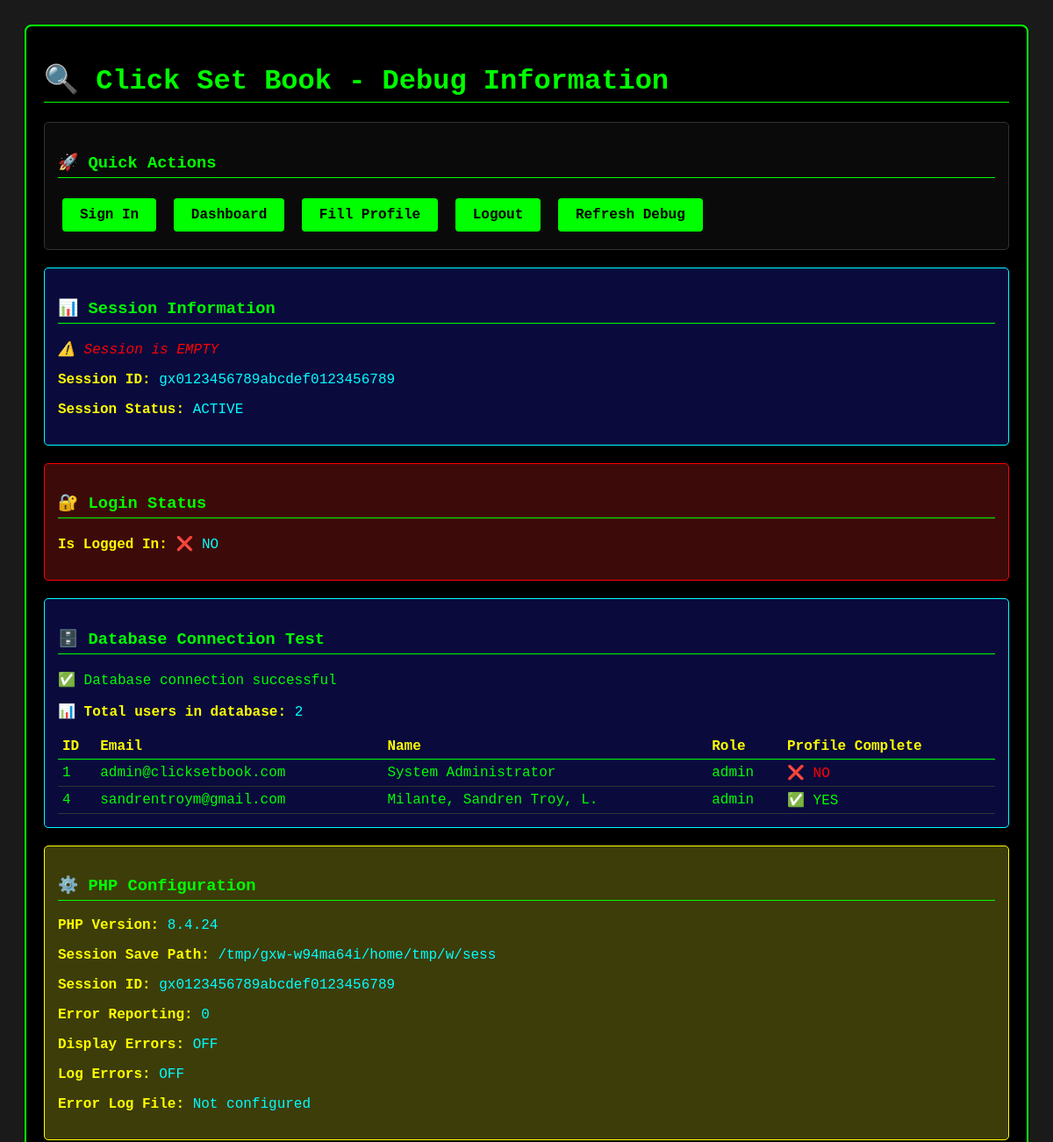
The app's page /debug.php (upper part), older data.
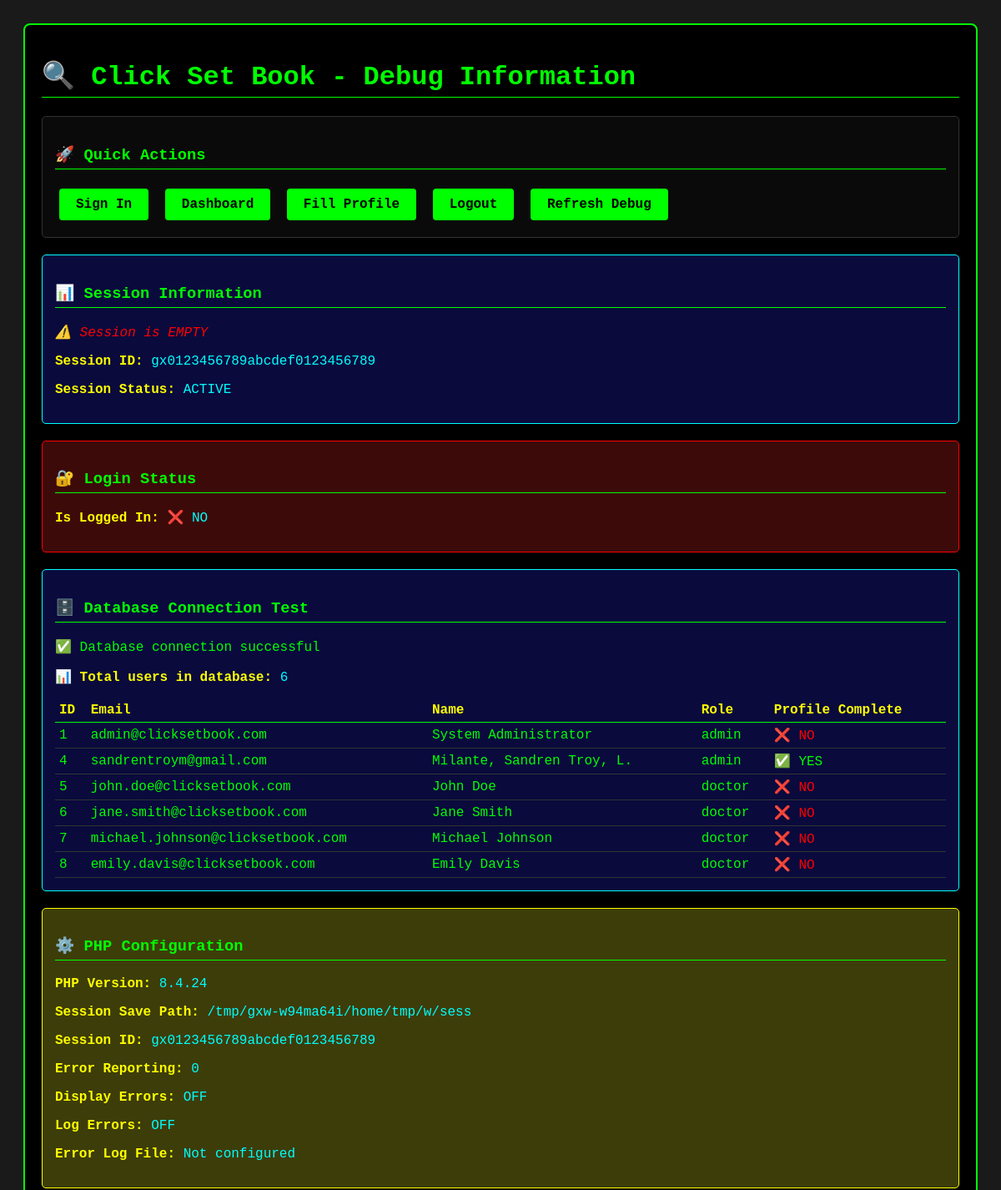
The same page, newer data.
### tables this page shows
CREATE TABLE `users` (
  `id` int(11) NOT NULL,
  `username` varchar(50) NOT NULL,
  `email` varchar(100) NOT NULL,
  `password_hash` varchar(255) NOT NULL,
  `role` enum('patient','doctor','admin','staff') DEFAULT 'patient',
  `first_name` varchar(50) NOT NULL,
  `last_name` varchar(50) NOT NULL,
  `phone` varchar(20) DEFAULT NULL,
  `date_of_birth` date DEFAULT NULL,
  `address` text DEFAULT NULL,
  `emergency_contact` varchar(100) DEFAULT NULL,
  `emergency_phone` varchar(20) DEFAULT NULL,
  `created_at` timestamp NULL DEFAULT current_timestamp(),
  `updated_at` timestamp NULL DEFAULT current_timestamp() ON UPDATE current_timestamp(),
  `is_active` tinyint(1) DEFAULT 1,
  `email_verified` tinyint(1) DEFAULT 0,
  `last_login` timestamp NULL DEFAULT NULL
);

### includes/auth.php (called while the page is built, shortened)
<?php
function isLoggedIn() {
    return isset($_SESSION['logged_in']) && $_SESSION['logged_in'] === true;
}
?>

### debug.php (the view, shortened to what this page needs)
<?php
require_once 'includes/auth.php';
?>
<!DOCTYPE html>
<html lang="en">
<head>
</head>
<body>
    <div class="debug-container">
        <h1>🔍 Click Set Book - Debug Information</h1>
        <div class="section">
            <h3>🚀 Quick Actions</h3>
            <a href="signin.php" class="btn">Sign In</a>
            <a href="dashboard.php" class="btn">Dashboard</a>
            <a href="fill-profile.php" class="btn">Fill Profile</a>
            <a href="logout.php" class="btn">Logout</a>
            <a href="?" class="btn">Refresh Debug</a>
        </div>
        <div class="section info">
            <h3>📊 Session Information</h3>
            <?php if (empty($_SESSION)): ?>
                <p class="null">⚠️ Session is EMPTY</p>
            <?php else: ?>
                <p><span class="key">Session has data:</span> <span class="value"><?php echo count($_SESSION); ?> items</span></p>
                <pre><?php print_r($_SESSION); ?></pre>
            <?php endif; ?>
            <p style="margin-top: 15px;"><span class="key">Session ID:</span> <span class="value"><?php echo session_id() ?: 'NO SESSION ID'; ?></span></p>
            <p><span class="key">Session Status:</span> <span class="value"><?php
                $status = session_status();
                echo $status == PHP_SESSION_ACTIVE ? 'ACTIVE' : ($status == PHP_SESSION_NONE ? 'NONE' : 'DISABLED');
            ?></span></p>
        </div>
        <div class="section <?php echo isLoggedIn() ? 'success' : 'error'; ?>">
            <h3>🔐 Login Status</h3>
            <p><span class="key">Is Logged In:</span> <span class="value"><?php echo isLoggedIn() ? '✅ YES' : '❌ NO'; ?></span></p>
        </div>
        <div class="section info">
            <h3>🗄️ Database Connection Test</h3>
            <?php
            try {
                $pdo = getDBConnection();
                echo '<p style="color: #00ff00;">✅ Database connection successful</p>';
                $stmt = $pdo->query("SELECT COUNT(*) as count FROM users");
                $result = $stmt->fetch();
                echo '<p><span class="key">📊 Total users in database:</span> <span class="value">' . $result['count'] . '</span></p>';
                $stmt = $pdo->query("SELECT id, username, email, role, first_name, last_name, date_of_birth, phone, address FROM users");
                $users = $stmt->fetchAll();
                if (count($users) > 0) {
                    echo '<table style="width: 100%; border-collapse: collapse; margin-top: 15px;">';
                    echo '<tr style="border-bottom: 1px solid #00ff00;">';
                    echo '<th style="text-align: left; padding: 5px; color: #ffff00;">ID</th>';
                    echo '<th style="text-align: left; padding: 5px; color: #ffff00;">Email</th>';
                    echo '<th style="text-align: left; padding: 5px; color: #ffff00;">Name</th>';
                    echo '<th style="text-align: left; padding: 5px; color: #ffff00;">Role</th>';
                    echo '<th style="text-align: left; padding: 5px; color: #ffff00;">Profile Complete</th>';
                    echo '</tr>';
                    foreach ($users as $user) {
                        $profileComplete = !empty($user['date_of_birth']) && !empty($user['phone']) && !empty($user['address']);
                        echo '<tr style="border-bottom: 1px solid #333;">';
                        echo '<td style="padding: 5px;">' . $user['id'] . '</td>';
                        echo '<td style="padding: 5px;">' . htmlspecialchars($user['email']) . '</td>';
                        echo '<td style="padding: 5px;">' . htmlspecialchars($user['first_name'] . ' ' . $user['last_name']) . '</td>';
                        echo '<td style="padding: 5px;">' . htmlspecialchars($user['role']) . '</td>';
                        echo '<td style="padding: 5px; color: ' . ($profileComplete ? '#00ff00' : '#ff0000') . ';">';
                        echo $profileComplete ? '✅ YES' : '❌ NO';
                        echo '</td>';
                        echo '</tr>';
                    }
                    echo '</table>';
                }
            } catch (Exception $e) {
                echo '<p style="color: #ff0000;">❌ Database connection failed: ' . htmlspecialchars($e->getMessage()) . '</p>';
            }
            ?>
        </div>
        <div class="section warning">
            <h3>⚙️ PHP Configuration</h3>
            <p><span class="key">PHP Version:</span> <span class="value"><?php echo phpversion(); ?></span></p>
            <p><span class="key">Session Save Path:</span> <span class="value"><?php echo session_save_path(); ?></span></p>
            <p><span class="key">Session ID:</span> <span class="value"><?php echo session_id(); ?></span></p>
            <p><span class="key">Error Reporting:</span> <span class="value"><?php echo error_reporting(); ?></span></p>
            <p><span class="key">Display Errors:</span> <span class="value"><?php echo ini_get('display_errors') ? 'ON' : 'OFF'; ?></span></p>
            <p><span class="key">Log Errors:</span> <span class="value"><?php echo ini_get('log_errors') ? 'ON' : 'OFF'; ?></span></p>
            <p><span class="key">Error Log File:</span> <span class="value"><?php
                $logFile = ini_get('error_log');
                echo !empty($logFile) ? $logFile : 'Not configured';
            ?></span></p>
        </div>
    </div>
</body>
</html>

### debug.php (style rules this page uses)
body { font-family: 'Courier New', monospace; padding: 20px; background: #1a1a1a; color: #00ff00; }
.debug-container { max-width: 1200px; margin: 0 auto; background: #000; padding: 20px; border-radius: 8px; border: 2px solid #00ff00; }
.section { margin: 20px 0; padding: 15px; border: 1px solid #333; border-radius: 5px; background: #0a0a0a; }
.error { background: #3d0a0a; border-color: #ff0000; }
.info { background: #0a0a3d; border-color: #00ffff; }
.warning { background: #3d3d0a; border-color: #ffff00; }
h1, h2, h3 { color: #00ff00; border-bottom: 1px solid #00ff00; padding-bottom: 5px; }
.key { color: #ffff00; font-weight: bold; }
.value { color: #00ffff; }
.null { color: #ff0000; font-style: italic; }
.btn { background: #00ff00; color: #000; padding: 10px 20px; border: none; border-radius: 4px; cursor: pointer; font-weight: bold; text-decoration: none; display: inline-block; margin: 5px; }

Row changes from the older to the newer data that the page shows:
added users: id "5", email "john.doe@clicksetbook.com", first_name+last_name "John Doe", role "doctor", shows "❌ NO"
added users: id "6", email "jane.smith@clicksetbook.com", first_name+last_name "Jane Smith", role "doctor", shows "❌ NO"
added users: id "7", email "michael.johnson@clicksetbook.com", first_name+last_name "Michael Johnson", role "doctor", shows "❌ NO"
added users: id "8", email "emily.davis@clicksetbook.com", first_name+last_name "Emily Davis", role "doctor", shows "❌ NO"
Text that changed along with them:
$result['count']: "2" → "6"
